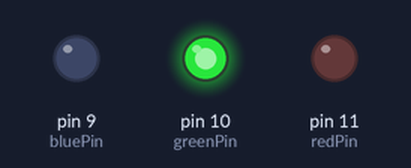
The sketch below on a simulated Arduino Uno, built with avr-gcc and run on an emulated ATmega328P. Parts: output pins drawn as LEDs (lit = HIGH).

Above: at 1.0 s.
At 3.0 s:
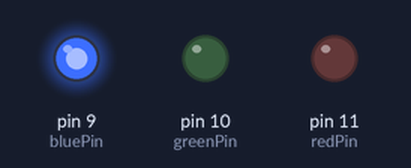
At 5.0 s:
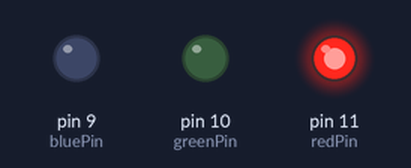
Timing chart, 0 to 7.8 s (numbered marks = the images above):
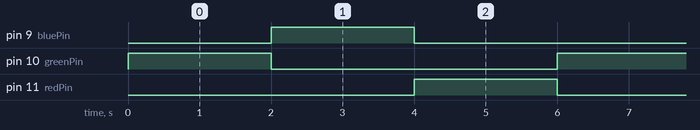

The sketch:

ColorDetection.ino
```cpp
int redPin = 11;
int greenPin = 10;
int bluePin = 9;

void setup()
{
  pinMode(redPin, OUTPUT);
  pinMode(greenPin, OUTPUT);
  pinMode(bluePin, OUTPUT);
}

void loop()
{

  setColor(0, 255, 0);  // Red
  delay(2000);

  setColor(0, 0, 255);  // Green
  delay(2000);

  setColor(255, 0, 0);  // Blue
  delay(2000);

}

void setColor(int red, int green, int blue)
{
  analogWrite(redPin, red);
  analogWrite(greenPin, green);
  analogWrite(bluePin, blue);
}
```

Measured:
- by itself, pin 9 (bluePin), pin 10 (greenPin), pin 11 (redPin): alternates HIGH for 2.0 s and LOW for 4.0 s
- by itself, everything shown: repeats every 6.0 s, in 3 steps
